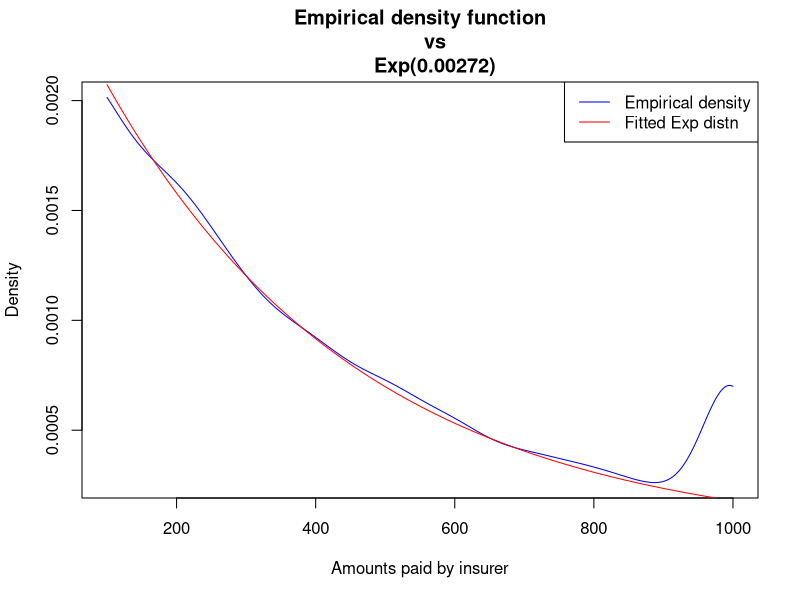
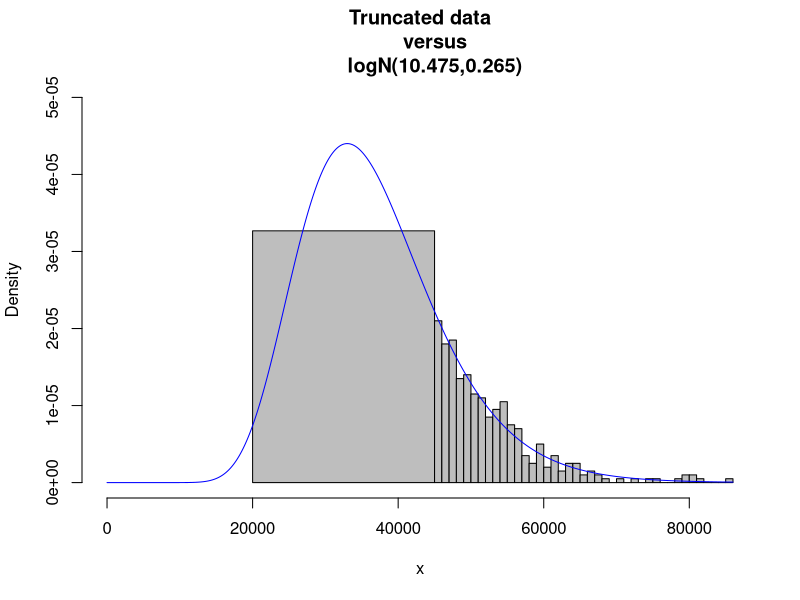

Reproduce these figures in R, in order.


set.seed(2030)
x <- round(rlnorm(5000, 7, 1), 2)

# Excess of loss reinsurance 
# Example
y <- pmin(x, 1000)
z <- pmax(0, x - 1000)
x[20]; y[20]; z[20]

x.involvingRI <- x[x > 1000]
length(x.involvingRI)
length(x[x > 1000])
length(x[x > 1000]) / length(x)

# Excess of loss reinsurance question

rpareto <- function(n, a, lambda ){
  lambda*((1 - runif(n))^(-1/a) - 1)
}

set.seed(5)
x.pareto <- rpareto(10000, 2, 800)

z2 <- pmax(0, x.pareto - 1500)
length(z2[z2 > 0]) / length(x.pareto)

# Analysing the effect of excess of loss reinsurance

var(x)
var(y)

1 - mean(y) / mean(x)

quantile(y, 0.5)

length(y[y < 500]) / length(y)

z.nonzero <- z[z > 0]
mean(z.nonzero)

ascending <- sort(z)
last.3 <- tail(ascending, 3)
sum(last.3)

# Designing a reinsurance arrangement - example
z.profit <- function(premium) {
  z <- pmax(0, x - 1000)
  total.reinsurance.payments <- sum(z)
  profit <- premium - total.reinsurance.payments
  abs(profit)
}

nlm(z.profit, 20000)
sum(z)

# Designing a reinsurance arrangement - question
premium <- 2000000
z.profit <- function(M) {
  z <- pmax(0, x - M)
  total.reinsurance.payments <- sum(z)
  profit <- premium - total.reinsurance.payments
  abs(profit)
}
nlm(z.profit, 20000)

#Proportional reinsurance - example
a <- 0.8
y <- a*x
z <- (1 - a)*x

mean(y); var(y)
mean(z); var(z)

# Inflation of claims amounts - example 1
a <- 0.85
k <- 1.03
z <- (1 - a)*k*x
mean(z)

y1 <- var(a*x)
y2 <- var(a*k*x)
y2/y1 - 1

# Inflation of claims amounts - question
quantile((1 - a)*k^10*x, 0.9)

# Inflation of claims amounts - example 2
set.seed(2357)
x <- rexp(10000, 0.001)

y <- pmax(0, 1.05*x - 100)
kx <- 1.05*x; y <- pmax(0, kx - 100)
mean(y)

mean(y[y > 0])

n <- length(y[y > 0]) 
n / length(x)

# Estimation - example
set.seed(1955)
zclaims <- pmax(0, rgamma(10000, floor(runif(1, 10, 15)),
                          round(runif(1, 2.2, 2.3), 2)) - 7)

n1 <- length(zclaims[zclaims == 0])
n1

zcensored <- zclaims[zclaims > 0]
M <- 7

flnL <- function(parameters) {
  cont1 <- n1 * pgamma(M, shape = parameters[1], 
                       rate = parameters[2], log.p = TRUE)
  
  cont2 <- sum(dgamma(zcensored + M, shape = parameters[1], 
                      rate = parameters[2], log = TRUE))
  
  - cont1 - cont2
}

p <- c(10, 10)
flnL(p)
nlm(flnL, p)

# Estimation - question
set.seed(10249)
yclaims <- pmin(rexp(10000, rgamma(1, 3, runif(1, 580, 620))), 1000)

M <- 1000
n2 <- length(yclaims[yclaims == 1000]); n2

yclaims.excl1000 <- yclaims[yclaims < 1000]
yclaims.excl1000 <- yclaims[yclaims != 1000]

flnL <- function(parameter) {
  cont1 <- n2 * pexp(M, rate = parameter, lower.tail = FALSE, 
                     log.p = TRUE)   
  
  cont2 <- sum(dexp(yclaims.excl1000, rate = parameter,
                    log = TRUE))
  
  - cont1 - cont2
}


p <- 1; flnL(p)

nlm(flnL,p)


n1 <- length(yclaims[yclaims < 1000])

n1 / (1000 * n2 + sum(yclaims[yclaims < 1000]))


lambda <- nlm(flnL, p)$estimate
MLE <- nlm(flnL, p)
lambda <- MLE$estimate
plot(density(yclaims, from = 100, to = 1000), xlab="Amounts paid by insurer",main="Empirical density function
     vs
     Exp(0.00272)", col = "blue")

x <- seq(100, 1000)
y <- dexp(x, rate = lambda)
lines(x, y, col = "red")
legend("topright", legend = c("Empirical density", "Fitted Exp distn"),
       col = c("blue", "red"), lty = 1)

# Question 18.1

pgamma(200, shape = 5, rate = 0.04, lower.tail = FALSE)

# Question 18.2

set.seed(1); x <- sort(rpois(365, rgamma(365, 20, 0.01)))
f <- 0.01*x
f2 <- 1.04*f
nonf <- (1 - 0.01)*x
nonf2 <- x - f2
nonf2 <- x * (1 - 1.04*0.01)
skew.nonf2 <- sum((nonf2 - mean(nonf2))^3) / length(nonf2); skew.nonf2
skew.nonf2^(1/3)

# Question 18.3

# Part (i)
set.seed(16550)
M <- 2500
n <- 10000
x <- rexp(n, rate = 0.0005)
z <- pmax(x - M, 0)
y <- x - z
mean(y)
y <- pmin(x, M); mean(y)

# Part (ii)
f <- function(M) {
  var(x - pmin(pmax(x - M, 0), 1000))
}
nlm(f, 1000)

# Question 18.4

# Part (i)
data <- read.table("Reinsurance payments.txt", header = TRUE)
head(data)
data <- read.table("Reinsurance payments.txt", header = FALSE)
head(data)
data[1:20, ]
Payments <- data[, 1]

# Part (ii)
M <- 45000
RI.claims <- Payments[Payments > 0]
head(RI.claims) 
nm <- length(Payments) - length(RI.claims); nm
flogN <- function(parameters) {
  - nm*plnorm(M, meanlog = parameters[1], sdlog = 
                parameters[2], log.p = TRUE)-
    sum(dlnorm(RI.claims + M, meanlog = parameters[1],
               sdlog = parameters[2], log = TRUE))
} 
mu <- mean(log(RI.claims))
sigma <- sd(log(RI.claims))
p <- c(mu, sigma)
flogN(p)
nlm(flogN, p)

# Part (iii)
x <- Payments + M
max(x)
breakpoints <- c(20000, 45000, seq(46000, 86000, 1000))
hist(x, freq = FALSE, breaks = breakpoints, xlim = c(0, 86000), ylim = c(0, 0.00005), ylab = "Density", main = "Truncated data
     versus
     logN(10.475,0.265)", col = "grey") 
m <- nlm(flogN, p)$estimate[1]
s <- nlm(flogN, p)$estimate[2]
lines(seq(0, 86000), dlnorm(seq(0:86000), meanlog = m, sdlog = s),
      col = "blue")

# Part (iv)
max <- max(RI.claims); max
which(RI.claims == max)
which(Payments == max)

# Part (v)
x <- M + max
plnorm(x, m, s,lower.tail = FALSE)
m <- nlm(flogN, p)$estimate[1]
s <- nlm(flogN, p)$estimate[2]
plnorm(x, m, s, lower.tail = FALSE)
